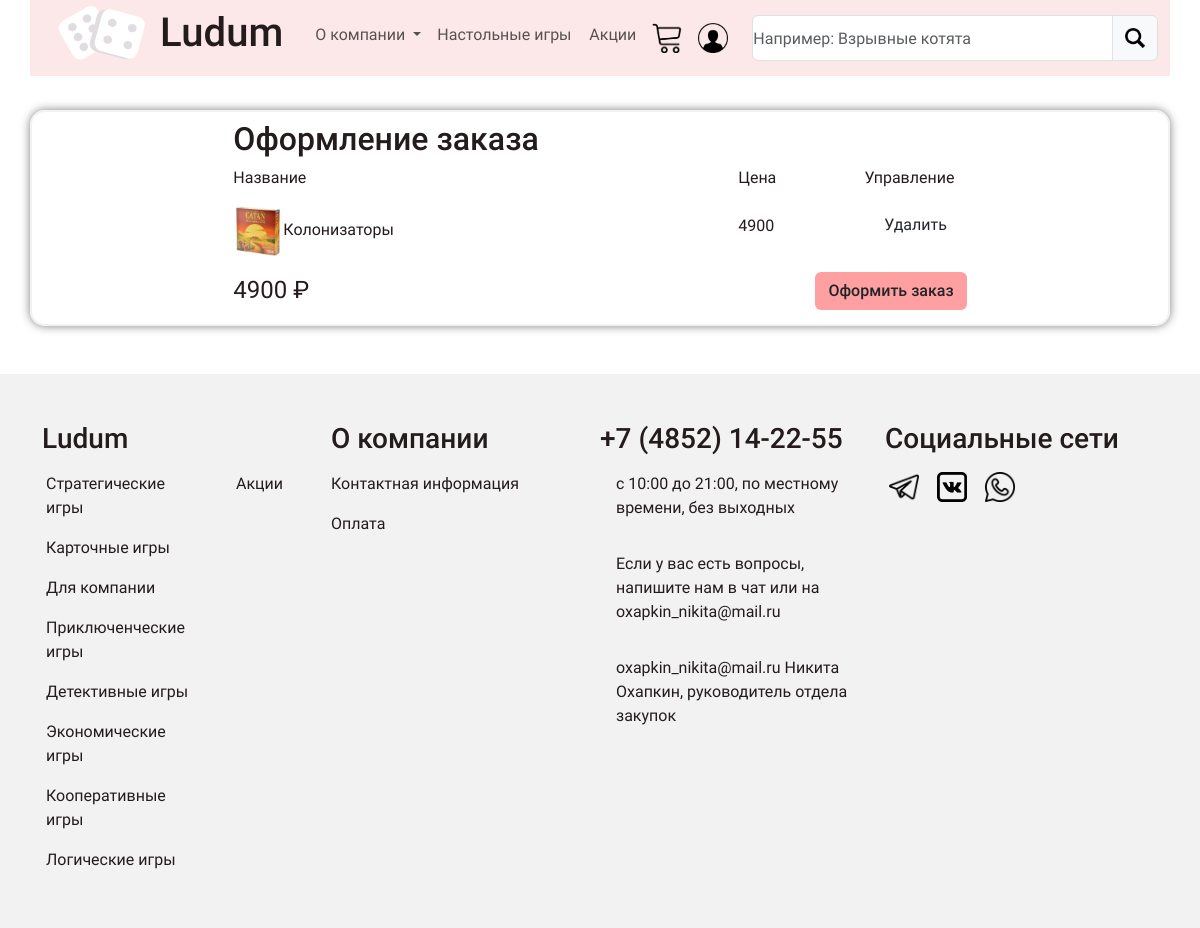
/cart.php?get=13 (signed in), run on the app's committed database.
### tables this page shows
CREATE TABLE `games` (
  `id` int(11) NOT NULL,
  `image` varchar(255) NOT NULL,
  `name` varchar(255) NOT NULL,
  `price` int(11) NOT NULL,
  `description` text NOT NULL,
  `rules` text DEFAULT NULL,
  `characteristic` text DEFAULT NULL,
  `id_category` int(11) NOT NULL,
  `status` int(11) NOT NULL DEFAULT 1,
  `storage` int(11) DEFAULT 100
);

CREATE TABLE `category` (
  `id` int(11) NOT NULL,
  `name` varchar(128) NOT NULL,
  `description` varchar(256) NOT NULL
);

### app/database/db.php (called while the page is built, shortened)
<?php
require('connect.php');
function dbCheckError($query){
    $errInfo = $query->errorInfo();
    return true;
}
function selectAll($table, $params =[]){
    global $pdo;
    $sql = "SELECT * FROM $table";
    $query = $pdo->prepare($sql);
    $query->execute();
    return $query->fetchAll();
}
function selectOneGame($table1, $id){
    global $pdo;
    $sql ="SELECT * FROM $table1 AS p WHERE p.id = $id";
    $query = $pdo->prepare($sql);
    $query->execute();
    return $query->fetch();
}

### cart.php (the view, shortened to what this page needs)
<?php
    include("app/controllers/users.php");
    if($_SERVER['REQUEST_METHOD'] === 'GET' && isset($_GET['get'])){
      $get = selectOneGame('games', $_GET['get']);
    }
    $ord = $_SESSION['cart'];
?>
<!DOCTYPE html>
<html lang="en">
<head>
    <link rel="stylesheet" type="text/css" href="css/bootstrap.min.css">
    <link rel="stylesheet" type="text/css" href="css/style.css">
</head>
<body>
  <?php
    include("app/include/header.php");
  ?>
  <div class="container mt-5 mb-5 map__container pay__container">
    <div class="row justify-content-center">
      <div class="col-12 map__column">
      <form action="cart.php" method="post" class="row justify-content-center">
          <div class="col-12 col-md-8">
            <h2 class="my-2">Оформление заказа</h2>
          </div>
          <?php if(count($ord)>0):?>
          <div class="col-12 col-md-8 d-lg-block d-none">
            <div class="row ">
              <div class="col-7 col-xl-8"><p>Название</p></div>
              <div class="col-2 col-xl-2"><p>Цена</p></div>
              <div class="col-3 col-xl-2"><p>Управление</p></div>
            </div>
          </div>
          <div class="col-12 col-md-8">
            <div class="row ">
            <?php if(count($ord) > 0): ?>
              <?php  foreach($ord as $ordOne): ?>
              <div class="col-7 col-xl-8"><p><img style="width:50px; height:50px;" src="<?=BASE_URL . 'assets/posts/' . $ordOne['image']?>"><?=$ordOne['name']?></p></div>
              <div class="col-2 col-xl-2 py-2"><p><?=$ordOne['price']?></p></div>
              <?php  $index = array_search($ordOne, $ord);?>
              <a href="cart.php?del_id=<?=$index;?>" class="col-3 col-xl-2 btn">Удалить</a>
              <?php endforeach; ?>
            <?php endif; ?>
            </div>
          </div>
          <div class="col-12 col-md-8">
            <div class="row ">
              <div class="col-6 col-xl-9">
              <p id="price" class="fs-4"><?=$_SESSION['allPriceOrder']?> ₽</p>
              </div>
              <div class="col-6 col-xl-3 ">
                <button type="submit" name="oformOrder" class="btn float-end btn-cart-ofrom">Оформить заказ</button>
              </div>
            </div>
          </div>
          <?php else:?>
            <p class="col-12 col-md-8" >Ваша корзина пуста <br><?=$errMsg;?></p>
          </form>
          <?php endif;?>
      </div>
    </div>
  </div>
  <?php
    include("app/include/footer.php");
  ?>
</body>
</html>

### app/include/footer.php
<?php $allcat = selectAll('category'); ?>
<div class="container-fluid footer">
  <div class="container mt-2">
    <div class="row div_foot_row">
      <div class="d-none d-md-block col-md-3 py-5 ">
        <div class="row ">
          <h3>Ludum</h3>
          <div class="col-8 col-md-8 col-lg-8 div_foot_text">
            <ul class="nav flex-column footer__ul">
            <?php foreach($allcat as $key => $cat):?>
          <li class="nav-item">
            <a class="nav-link" href="<?=BASE_URL . 'category.php?id=' . $cat['id']; ?>"><?=$cat['name']; ?></a>
          </li>
          <?php endforeach; ?>
            </ul>
          </div>
          <div class="col-4 col-md-4 col-lg-4 div_foot_text">
            <ul class="nav flex-column footer__ul">
              <li class="nav-item">
                <a class="nav-link" href="<?php echo BASE_URL . 'stocks.php'?>">Акции</a>
              </li>
            </ul>
          </div>
        </div>
      </div>
      <div class="d-none d-md-block col-md-3 py-5 foot__about div_foot_text">
      <h3>О компании</h3>
          <ul class="nav flex-column footer__ul">
            <li class="nav-item">
              <a class="nav-link" href="<?php echo BASE_URL . 'contacts.php'?>">Контактная информация</a>
            </li>
            <li class="nav-item">
              <a class="nav-link" href="<?php echo BASE_URL . 'payment.php'?>">Оплата</a>
            </li>
          </ul>
      </div>
      <div class="col-12 col-sm-12 col-md-3 py-sm-4 py-md-5 div_foot_text foot_md">
        <h3>+7 (4852) 14-22-55</h3>
          <ul class="nav flex-column sidebar__ul ">
            <li class="nav-item">
              <p class="foot-p " >с 10:00 до 21:00, по местному времени, без выходных</p>
            </li>
            <li class="nav-item">
              <p class="foot-p" >Если у вас есть вопросы, напишите нам в чат или на oxapkin_nikita@mail.ru</p>
            </li>
            <li class="nav-item">
              <p class="foot-p" >oxapkin_nikita@mail.ru Никита Охапкин, руководитель отдела закупок</p>
            </li>
          </ul>
      </div>
      <div class="col-sm-12 col-md-3 pb-sm-4 py-md-5 div_foot_text foot_md">
        <h3>Социальные сети</h3>
          <ul class="nav flex-row sidebar__ul foot_social">
            <li class="nav-item ">
              <a class="nav-link " href="#">
                <img src="image/telegram.png" class=" d-inline-block " width="30" height="30" alt="Аккаунт" loading="lazy">
              </a>
            </li>
            <li class="nav-item">
              <a class="nav-link" href="#">
                <img src="image/vk.png" class=" d-inline-block" width="30" height="30" alt="Аккаунт" loading="lazy">
              </a>
            </li>
            <li class="nav-item">
              <a class="nav-link" href="#">
                <img src="image/watsaap.png" class=" d-inline-block" width="30" height="30" alt="Аккаунт" loading="lazy">
              </a>
            </li>
          </ul>
      </div>
    </div>
  </div>
  </div>

### data on the page
games: image (picture), name "Колонизаторы", price "4900"
category: name "Стратегические игры"
category: name "Карточные игры"
category: name "Для компании"
category: name "Приключенческие игры"
category: name "Детективные игры"
category: name "Экономические игры"
category: name "Кооперативные игры"
category: name "Логические игры"

### other printed values
$_SESSION['allPriceOrder'] "4900"
